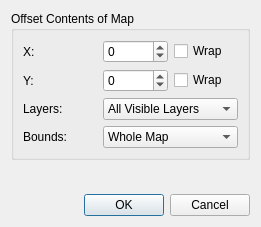
<?xml version="1.0" encoding="UTF-8"?>
<ui version="4.0">
 <class>OffsetMapDialog</class>
 <widget class="QDialog" name="OffsetMapDialog">
  <property name="enabled">
   <bool>true</bool>
  </property>
  <property name="geometry">
   <rect>
    <x>0</x>
    <y>0</y>
    <width>261</width>
    <height>227</height>
   </rect>
  </property>
  <property name="sizePolicy">
   <sizepolicy hsizetype="Fixed" vsizetype="Fixed">
    <horstretch>0</horstretch>
    <verstretch>0</verstretch>
   </sizepolicy>
  </property>
  <property name="windowTitle">
   <string>Offset Map</string>
  </property>
  <property name="autoFillBackground">
   <bool>false</bool>
  </property>
  <layout class="QVBoxLayout" name="verticalLayout_5">
   <item>
    <widget class="QGroupBox" name="offsetGroup">
     <property name="title">
      <string>Offset Contents of Map</string>
     </property>
     <layout class="QGridLayout" name="gridLayout">
      <item row="2" column="0">
       <widget class="QLabel" name="labelX">
        <property name="text">
         <string>X:</string>
        </property>
       </widget>
      </item>
      <item row="2" column="2">
       <widget class="QSpinBox" name="xOffset">
        <property name="enabled">
         <bool>true</bool>
        </property>
        <property name="minimum">
         <number>-999</number>
        </property>
        <property name="maximum">
         <number>999</number>
        </property>
        <property name="value">
         <number>0</number>
        </property>
       </widget>
      </item>
      <item row="2" column="3">
       <widget class="QCheckBox" name="wrapX">
        <property name="text">
         <string>Wrap</string>
        </property>
       </widget>
      </item>
      <item row="4" column="0">
       <widget class="QLabel" name="labelY">
        <property name="text">
         <string>Y:</string>
        </property>
       </widget>
      </item>
      <item row="4" column="1">
       <spacer name="horizontalSpacer">
        <property name="orientation">
         <enum>Qt::Horizontal</enum>
        </property>
        <property name="sizeType">
         <enum>QSizePolicy::Fixed</enum>
        </property>
        <property name="sizeHint" stdset="0">
         <size>
          <width>10</width>
          <height>20</height>
         </size>
        </property>
       </spacer>
      </item>
      <item row="4" column="2">
       <widget class="QSpinBox" name="yOffset">
        <property name="minimum">
         <number>-999</number>
        </property>
        <property name="maximum">
         <number>999</number>
        </property>
        <property name="value">
         <number>0</number>
        </property>
       </widget>
      </item>
      <item row="4" column="3">
       <widget class="QCheckBox" name="wrapY">
        <property name="text">
         <string>Wrap</string>
        </property>
       </widget>
      </item>
      <item row="5" column="0">
       <widget class="QLabel" name="labelLayers">
        <property name="text">
         <string>Layers:</string>
        </property>
       </widget>
      </item>
      <item row="5" column="2" colspan="2">
       <widget class="QComboBox" name="layerSelection">
        <item>
         <property name="text">
          <string>All Visible Layers</string>
         </property>
        </item>
        <item>
         <property name="text">
          <string>All Layers</string>
         </property>
        </item>
        <item>
         <property name="text">
          <string>Selected Layer</string>
         </property>
        </item>
       </widget>
      </item>
      <item row="6" column="0">
       <widget class="QLabel" name="labelBounds">
        <property name="text">
         <string>Bounds:</string>
        </property>
       </widget>
      </item>
      <item row="6" column="2" colspan="2">
       <widget class="QComboBox" name="boundsSelection">
        <item>
         <property name="text">
          <string>Whole Map</string>
         </property>
        </item>
        <item>
         <property name="text">
          <string>Current Selection</string>
         </property>
        </item>
       </widget>
      </item>
     </layout>
    </widget>
   </item>
   <item>
    <spacer name="verticalSpacer">
     <property name="orientation">
      <enum>Qt::Vertical</enum>
     </property>
     <property name="sizeType">
      <enum>QSizePolicy::MinimumExpanding</enum>
     </property>
     <property name="sizeHint" stdset="0">
      <size>
       <width>20</width>
       <height>5</height>
      </size>
     </property>
    </spacer>
   </item>
   <item>
    <widget class="QDialogButtonBox" name="buttonBox">
     <property name="orientation">
      <enum>Qt::Horizontal</enum>
     </property>
     <property name="standardButtons">
      <set>QDialogButtonBox::Cancel|QDialogButtonBox::Ok</set>
     </property>
    </widget>
   </item>
  </layout>
 </widget>
 <resources/>
 <connections>
  <connection>
   <sender>buttonBox</sender>
   <signal>accepted()</signal>
   <receiver>OffsetMapDialog</receiver>
   <slot>accept()</slot>
   <hints>
    <hint type="sourcelabel">
     <x>248</x>
     <y>254</y>
    </hint>
    <hint type="destinationlabel">
     <x>157</x>
     <y>274</y>
    </hint>
   </hints>
  </connection>
  <connection>
   <sender>buttonBox</sender>
   <signal>rejected()</signal>
   <receiver>OffsetMapDialog</receiver>
   <slot>reject()</slot>
   <hints>
    <hint type="sourcelabel">
     <x>316</x>
     <y>260</y>
    </hint>
    <hint type="destinationlabel">
     <x>286</x>
     <y>274</y>
    </hint>
   </hints>
  </connection>
 </connections>
</ui>
